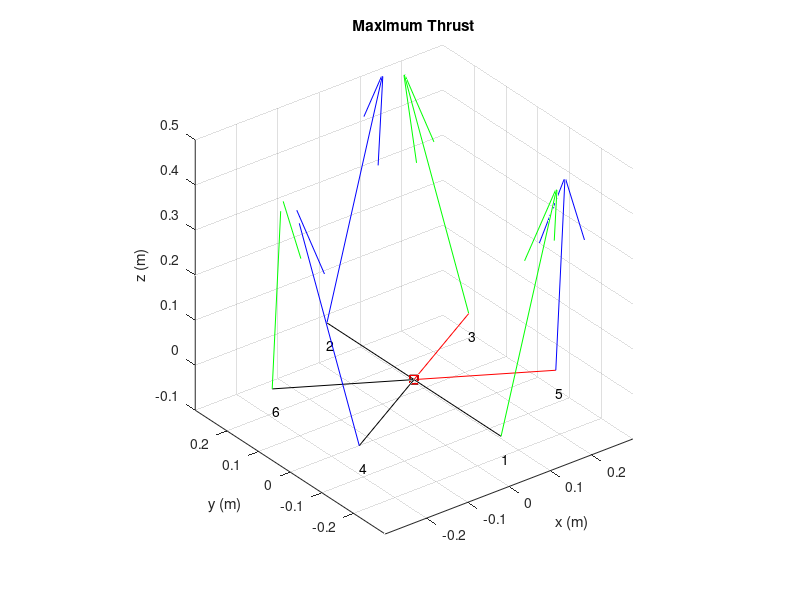

Source code (MATLAB): (Note: this script raises an error after producing the figure.)
% James Tseng
% UAS@UCLA NASA USRC- AVIATA
% Canted Motors Thrust Vectors on F550

clear; close all; clc;

%% Parameters/Assumptions
% 0deg is forward
% coordinates x = 0deg, y = 90deg, z = pointing upward from drone

%Rotate Drone Position
Rote = pi*0; %radians
Cant = pi/12; %radians for cant angle

f = 1; % amount of throttle

RT = 1; %render type

switch(RT)
    case 1
        % Max
        F1 = 1*f;   F3 = 1*f;   F6 = 1*f;
        F2 = 1*f;   F4 = 1*f;   F5 = 1*f;
    case 2
        % Spin
        F1 = 0.75*f;   F3 = 0.75*f;   F6 = 0.75*f;
        F2 = 0.25*f;   F4 = 0.25*f;   F5 = 0.25*f;
    case 3
        % Forward
        F1 = 0.8*f;   F3 = 0.35*f;   F6 = 0.35*f;
        F2 = 0.8*f;   F4 = 0.35*f;   F5 = 0.35*f;
end

% Constants
Ct = 6.295; % motor max thrust N
Cm = 0.05; % Ct * Cm, torque generated by a single rotor at max power N*m
Md = 1.769; % mass of drone kg
Ra = 0.550 / 2; % distance of each rotor from the center the drone m



%% F550 Hexcopter

% Modeling based on "Agile Plate Transport with a Hexacopter with Canted
% Motors" - Gabriel Bousquet, Jesús Tordesillas Torres, Brett Lopez
% http://acl.mit.edu/projects/hexacopter-agile-plate-transport

% Motor Numbering
% https://docs.px4.io/master/en/airframes/airframe_reference.html#hexarotor-x
% CW:  1, 3, 6
% CCW: 2, 4, 5

%angle for each arm relative to foward
Ang = [ 3*pi/2 pi/2 pi/6 7*pi/6 11*pi/6 5*pi/6];
% Drone Rotation
Ang = Ang + Rote;

% unit distance 1 away
R = [ cos(Ang(1)) cos(Ang(2)) cos(Ang(3)) cos(Ang(4)) cos(Ang(5)) cos(Ang(6)) ;
      sin(Ang(1)) sin(Ang(2)) sin(Ang(3)) sin(Ang(4)) sin(Ang(5)) sin(Ang(6)) ;
     0 0 0 0 0 0];
% Arm Distance
R = R * Ra;
 
% Drone Center
 OG = [0 0 0];
 OGC = [ OG(1)*ones([1 6]); OG(2)*ones([1 6]); OG(3)*ones([1 6])];
 Rc = R + OGC;
 
%Color Code
 Black = [ R(:,1:2) R(:,4) R(:,6) ];
 Red = [ R(:,3) R(:,5) ];
 

%  figure(1);
%  hold on;
%  quiver3(OGC(1,1:4),OGC(2,1:4),OGC(3,1:4),Black(1,:),Black(2,:),Black(3,:), 0, 'sk');
%  quiver3(OGC(1,1:2),OGC(2,1:2),OGC(3,1:2),Red(1,:),Red(2,:),Red(3,:), 0, 'sr');
%  xlabel('x');   ylabel('y');    zlabel('z');    grid on;
%  view(3);

    
%% Canted Motors
% Perpendicular Angle
PerpAng = [ (Ang(1)+pi/2) (Ang(2)-pi/2) (Ang(3)+pi/2) (Ang(4)-pi/2) (Ang(5)-pi/2) (Ang(6)+pi/2) ];

% Cant Vectors
Cconst = [ cos(PerpAng(1))*sin(Cant) cos(PerpAng(2))*sin(Cant) cos(PerpAng(3))*sin(Cant) cos(PerpAng(4))*sin(Cant) cos(PerpAng(5))*sin(Cant) cos(PerpAng(6))*sin(Cant) ;
      sin(PerpAng(1))*sin(Cant) sin(PerpAng(2))*sin(Cant) sin(PerpAng(3))*sin(Cant) sin(PerpAng(4))*sin(Cant) sin(PerpAng(5))*sin(Cant) sin(PerpAng(6))*sin(Cant) ;
      cos(Cant) cos(Cant) cos(Cant) cos(Cant) cos(Cant) cos(Cant) ];
  % rows [x; y; z]

% Forces
C = Cconst .* [ F1 F2 F3 F4 F5 F6] * Ct;


% Torque by Prop
% CW:  1, 3, 6
% CCW: 2, 4, 5
Mp = C .* [ -1 1 -1 1 1 -1] * Cm;

% Rotation color code
Rcw = [Rc(:,1), Rc(:,3), Rc(:,6)];
Rccw = [Rc(:,2), Rc(:,4), Rc(:,5)];
Ccw = [C(:,1), C(:,3), C(:,6)];
Cccw = [C(:,2), C(:,4), C(:,5)];
  
figure(2); cla; view(3);
 hold on;
 quiver3(OGC(1,1:4),OGC(2,1:4),OGC(3,1:4),Black(1,:),Black(2,:),Black(3,:), 1, 'sk');
 quiver3(OGC(1,1:2),OGC(2,1:2),OGC(3,1:2),Red(1,:),Red(2,:),Red(3,:), 1, 'sr');
 
 %mark the motor #
 text(Rc(1,:),Rc(2,:),Rc(3,:)-0.05,['1'; '2'; '3'; '4'; '5'; '6']);
 
 quiver3(Rcw(1,:),Rcw(2,:),Rcw(3,:),Ccw(1,:)/12,Ccw(2,:)/12,Ccw(3,:)/12,0, 'g');
 quiver3(Rccw(1,:),Rccw(2,:),Rccw(3,:),Cccw(1,:)/12,Cccw(2,:)/12,Cccw(3,:)/12,0, 'b');

 switch (RT)
     case 1
         title('Maximum Thrust');
     case 2
         title('Rotation Moment');
     case 3
         title('Forward Direction');
     otherwise
         title(horzcat('Canted Angle: ', num2str(Cant/pi*180,'%2.0f'), '°'));
 end
 
 xlabel('x (m)');   ylabel('y (m)');    zlabel('z (m)');     grid on;    axis equal;
 xlim([OG(1)-0.3, OG(1)+0.3]); ylim([OG(2)-0.3, OG(2)+0.3]); zlim([OG(3)-0.1, OG(3)+0.5]);  
 
 
 %% Force Summation
 
 Fx = sum(C(1,:)); 
 Fy = sum(C(2,:)); 
 Fz = sum(C(3,:))- Md*9.8; % Weight downwards
 
figure(2);
 FSx = quiver3(OG(1),OG(2),OG(3),Fx/6, 0, 0, 1, 'cyan');
 FSx.DisplayName = horzcat('Fx: ', num2str(Fx,'% +2.3f N'));
 FSy = quiver3(OG(1),OG(2),OG(3),0,  Fy/6, 0, 1, 'cyan');
 FSy.DisplayName = horzcat('Fy: ', num2str(Fy,'% +2.3f N'));
 FSz = quiver3(OG(1),OG(2),OG(3),0, 0, Fz/6, 1, 'cyan');
 FSz.DisplayName = horzcat('Fz: ', num2str(Fz,'% +2.3f N'));

 
 drawnow;   
 hold off;

 legend([FSx, FSy, FSz], 'Location', 'northeast', 'FontName', 'FixedWidth');
 
 %% Moments
 % Currently does not consider propellor/motor torque
 M = cross(R(:,1),C(:,1)) + cross(R(:,2),C(:,2)) + cross(R(:,3),C(:,3)) + cross(R(:,4),C(:,4)) + cross(R(:,5),C(:,5)) + cross(R(:,6),C(:,6));
 
 % Prop Torque
 M = M + sum(Mp,2);
 
figure(2);
dim = [0.05 0.0 0.2 0.3];
str = {'Moments (N*m)', num2str(M(1),'X= %+2.4f'), num2str(M(2),'Y= %+2.4f'), num2str(M(3),'Z= %+2.4f')};
ah = annotation('textbox',dim,'String',str,'FitBoxToText','on'); 
ah.BackgroundColor = 'White';
ah.FontName = 'FixedWidth';


